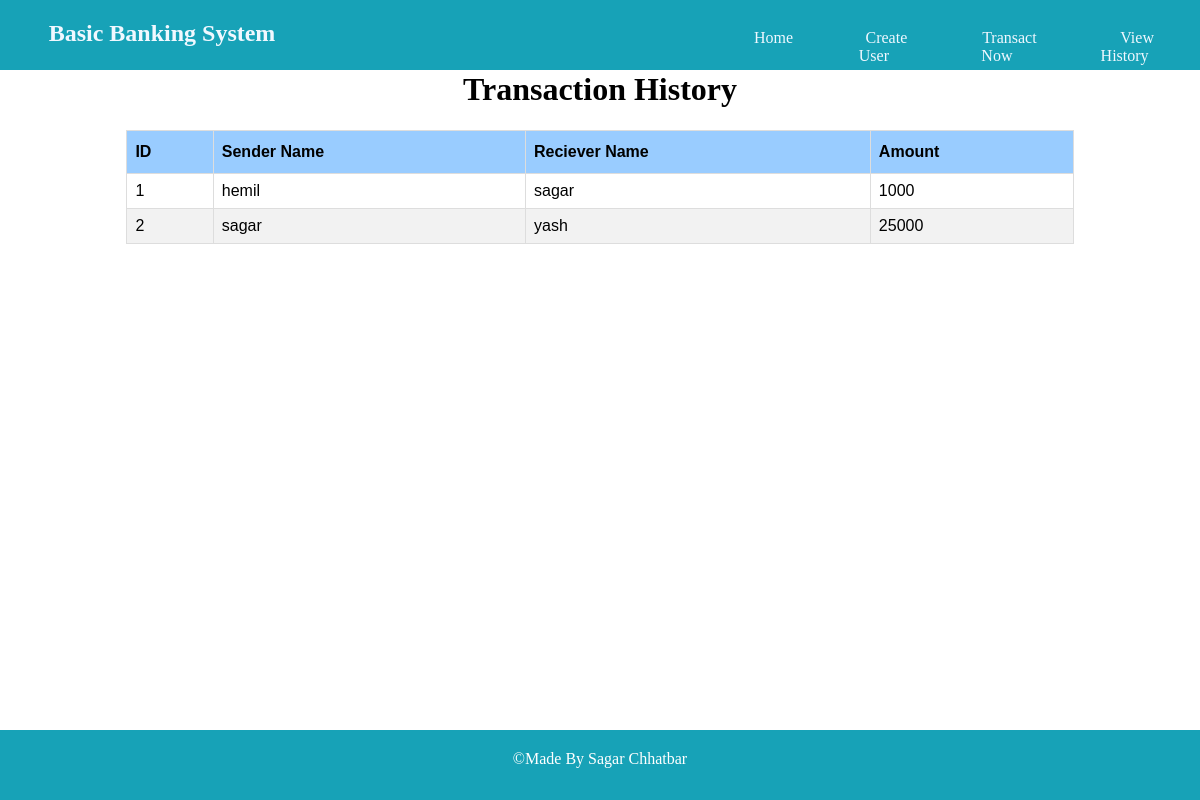
The page /history.php on the database its author committed.
### tables this page shows
CREATE TABLE `transact` (
  `transactionID` int(11) NOT NULL,
  `sender` varchar(50) NOT NULL,
  `reciever` varchar(50) NOT NULL,
  `amount` varchar(50) NOT NULL,
  `datetime` varchar(50) NOT NULL
);

### history.php (the view, shortened to what this page needs)
<!DOCTYPE html>
<html lang="en">
<head>
<link rel="stylesheet" href="project.css"/>
</head>
<body>
<div class="navbar">
  <div>
    <h2><a href="#" class="heading">Basic Banking System</a></h2>
      <div class="nav_content">
      <div class="nav_btn">
       <a class="decoration" href="home.php" >Home</a>
      </div>
      <div class="nav_btn">
        <a class="decoration" href="create_user.php">Create User</a>
      </div>
      <div class="nav_btn">
        <a class="decoration" href="transact.php">Transact Now</a>
      </div>
      <div class="nav_btn">
        <a class="decoration" href="history.php">View History</a>
      </div>
    </div>
  </div>
</div>
<div>
  <div>
   <center><h1 style="padding-top: 50px;">Transaction History</h1></center>
  </div>
  <div>
    <center>
       <table class="table" >
          <thead>
            <tr>
              <th scope="col">ID</th>
              <th scope="col">Sender Name</th>
              <th scope="col">Reciever Name</th>
              <th scope="col">Amount</th>
            </tr>
        </thead>
<?php
$c=mysqli_connect("localhost","root","","basicbank");
if($c)
{
$qry="select * from transact";
$output="";
$result=mysqli_query($c,$qry) or die("SQL query failed");
if(mysqli_num_rows($result) > 0)
{
    while($row = mysqli_fetch_assoc($result))
   {
       $output .='<tr>
          <td scope="row">'.$row['transactionID'].'</td>
          <td>'.$row['sender'].'</td>
          <td>'.$row['reciever'].'</td>
          <td>'.$row['amount'].'</td>
          </tr>';
    }
    echo $output;
}
}
?>
    </center>
  </div>
</div>
    <div class="footer">
        <center style="padding: 20px;">	&#169;Made By Sagar Chhatbar</center>
    </div>
</body>
</html>

### project.css (style rules this page uses)
.navbar { position: fixed; left: 0; top: 0; width: 100%; background-color: #17a2b7; height:70px; text-align: center; }
.footer { position: fixed; left: 0; bottom: 0; width: 100%; background-color: #17a2b7; color: white; height:70px; text-align: center; }
.heading { text-decoration: none; color: aliceblue; padding-right: 73%; }
.decoration { text-decoration: none; color: aliceblue ; padding-right: 25px; }
.nav_content { display: flex; padding-left: 62%; margin-top: -4%; }
.nav_btn { padding:10px; border-radius: 15px; }
.table { padding-left: 31%; display: inline-table; border-collapse: collapse; width: 80%; font-family: Arial, Helvetica, sans-serif; }
.table td, .table th { border: 1px solid #ddd; padding: 8px; }
.table tr:nth-child(even) { background-color: #f2f2f2; }
.table th { padding-top: 12px; padding-bottom: 12px; text-align: left; background-color: #99ccff; color: black; }

### rows shown on the page
transact: transactionID "1", sender "hemil", reciever "sagar", amount "1000"
transact: transactionID "2", sender "sagar", reciever "yash", amount "25000"
